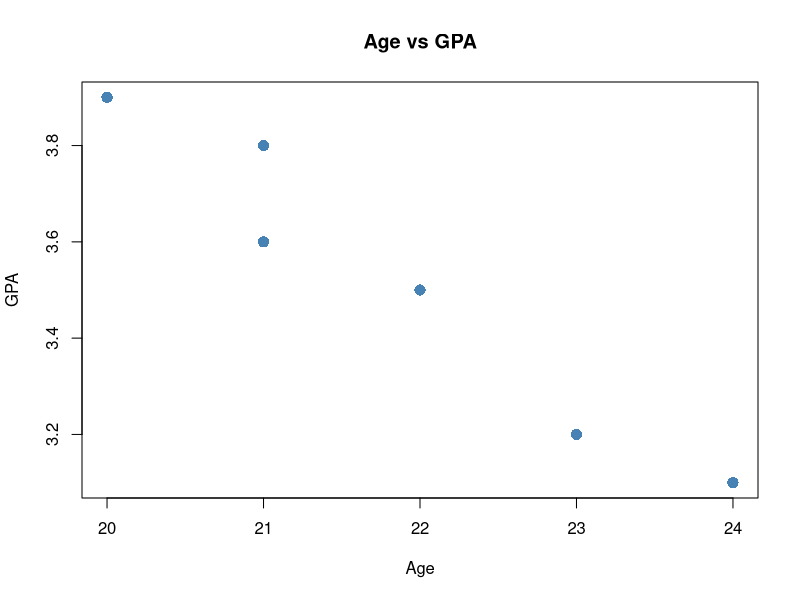
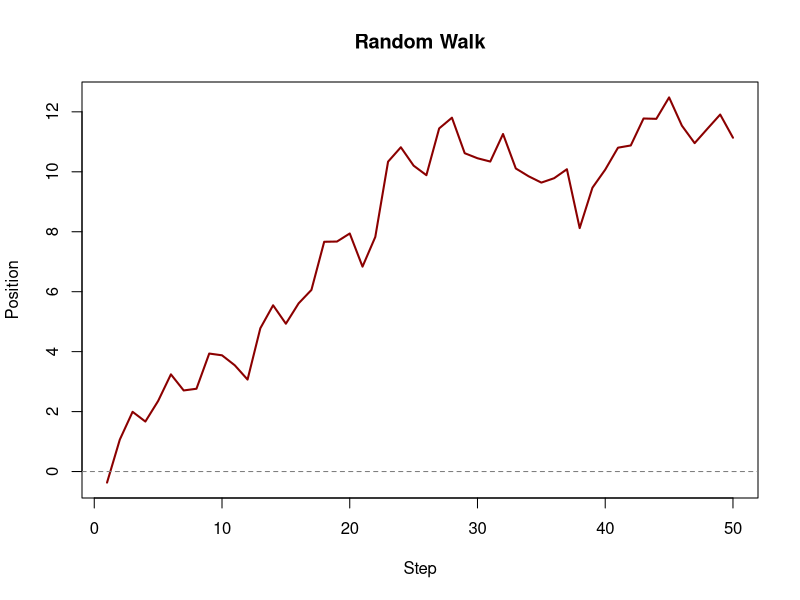
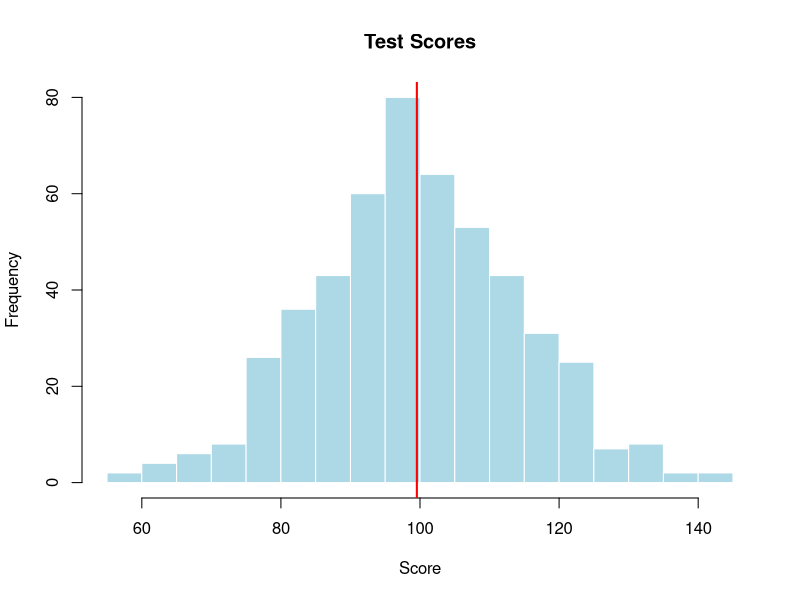
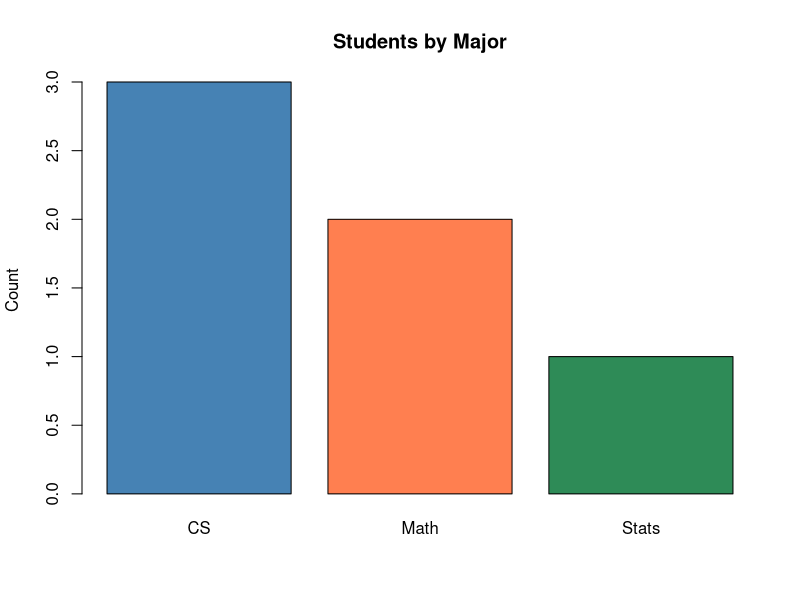
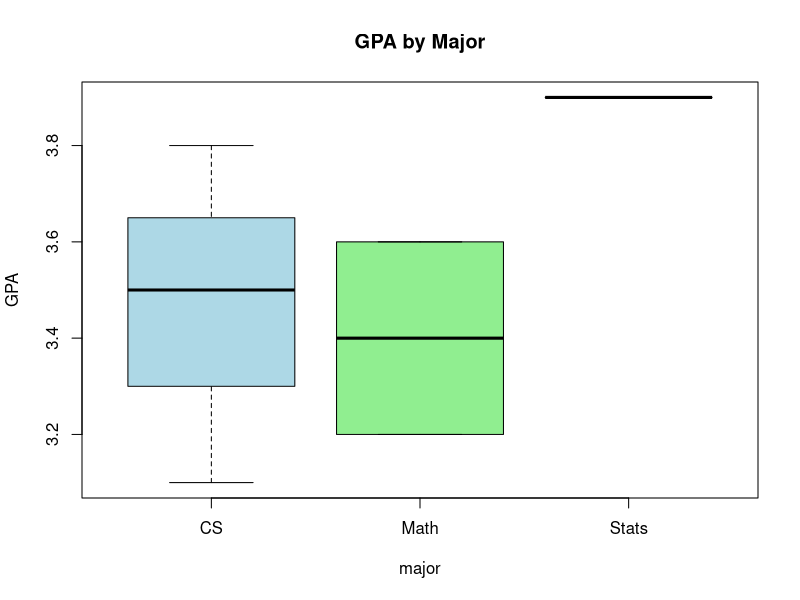
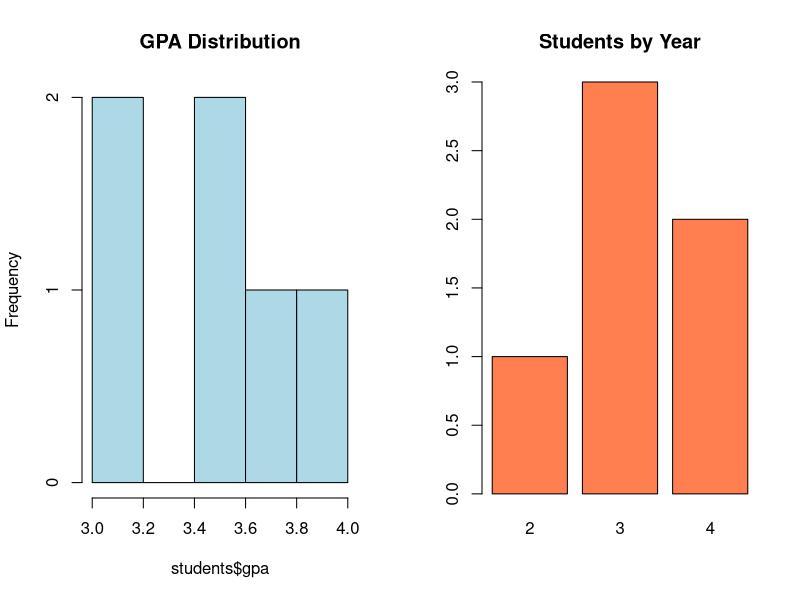
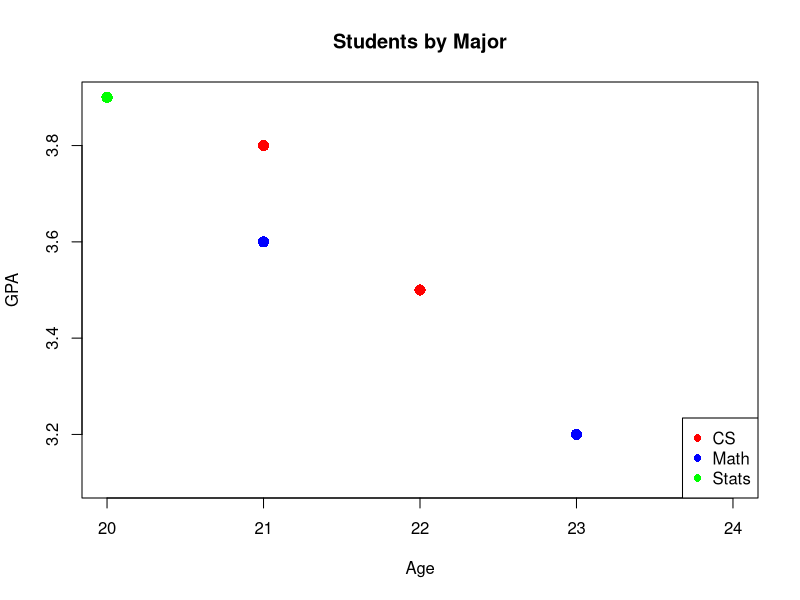

These figures' R source, in order:
## ---- chunk 1
students <- data.frame(
  name = c("Alice", "Bob", "Carlos", "Diana", "Elena", "Frank"),
  age = c(21, 23, 22, 20, 24, 21),
  major = c("CS", "Math", "CS", "Stats", "CS", "Math"),
  gpa = c(3.8, 3.2, 3.5, 3.9, 3.1, 3.6),
  year = c(3, 4, 3, 2, 4, 3)
)
## ---- chunk 2
lapply(1:4, \(x) x^2)
## ---- chunk 3
lapply(students[, c("age", "gpa", "year")], mean)
## ---- chunk 4
sapply(students[, c("age", "gpa", "year")], mean)
## ---- chunk 5
vapply(students[, c("age", "gpa", "year")], mean, numeric(1))
## ---- chunk 6
tapply(students$gpa, students$major, mean)
tapply(students$age, students$year, range)
## ---- chunk 7
mapply(\(name, gpa) paste(name, "has GPA", gpa),
       students$name, students$gpa)
## ---- chunk 8
sapply(list(a = 1:3, b = 1:5), range)  # matrix (OK)
sapply(list(a = 1:3, b = 1:5), \(x) x[x > 2])  # list (surprise!)
## ---- chunk 9
paste("Hello", "World")
paste("Hello", "World", sep = "-")
paste0("item_", 1:5)

fruits <- c("apple", "banana", "cherry")
paste(fruits, collapse = ", ")
## ---- chunk 10
sprintf("Name: %s, GPA: %.2f", "Alice", 3.812)
sprintf("Student %d of %d", 1:3, 6)
## ---- chunk 11
emails <- c("alice@uni.edu", "bob@gmail.com", "carlos@uni.edu", "diana@yahoo.com")

grep("uni", emails)               # positions
grep("uni", emails, value = TRUE)  # values
grepl("uni", emails)               # TRUE/FALSE
## ---- chunk 12
x <- "The quick brown fox"
sub("quick", "slow", x)   # first match
gsub("o", "0", x)          # all matches

# Clean data
prices <- c("$10.99", "$25.50", "$7.00")
as.numeric(gsub("$", "", prices, fixed = TRUE))
## ---- chunk 13
strsplit("2024-01-15", "-")[[1]]
strsplit(c("a,b,c", "d,e"), ",")
## ---- chunk 14
full_names <- c("Alice Smith", "Bob Jones", "Carlos Garcia", "Diana Chen")
## ---- chunk 15
messy <- c("  New York  ", "los angeles", "CHICAGO", "  san Francisco")
## ---- chunk 16
logs <- c("2024-01-15 ERROR: file not found",
          "2024-01-15 INFO: process started",
          "2024-01-16 ERROR: connection timeout",
          "2024-01-16 INFO: process complete",
          "2024-01-17 WARNING: low memory")
## ---- chunk 17
gsub(".", "!", "Hello.")  # replaces everything (not just the dot)!
gsub(".", "!", "Hello.", fixed = TRUE)  # correct: use fixed = TRUE for literal text
## ---- chunk 18
#| fig-width: 7
#| fig-height: 5
plot(students$age, students$gpa,
     main = "Age vs GPA",
     xlab = "Age", ylab = "GPA",
     pch = 16, col = "steelblue", cex = 1.5)
## ---- chunk 19
#| fig-width: 7
#| fig-height: 5
x <- 1:50
y <- cumsum(rnorm(50))
plot(x, y, type = "l", col = "darkred", lwd = 2,
     main = "Random Walk", xlab = "Step", ylab = "Position")
abline(h = 0, lty = 2, col = "gray50")
## ---- chunk 20
#| fig-width: 7
#| fig-height: 5
set.seed(42)
data <- rnorm(500, mean = 100, sd = 15)
hist(data, breaks = 25, col = "lightblue", border = "white",
     main = "Test Scores", xlab = "Score")
abline(v = mean(data), col = "red", lwd = 2)
## ---- chunk 21
#| fig-width: 7
#| fig-height: 5
counts <- table(students$major)
barplot(counts, col = c("steelblue", "coral", "seagreen"),
        main = "Students by Major", ylab = "Count")
## ---- chunk 22
#| fig-width: 7
#| fig-height: 5
boxplot(gpa ~ major, data = students,
        col = c("lightblue", "lightgreen", "lightyellow"),
        main = "GPA by Major", ylab = "GPA")
## ---- chunk 23
#| fig-width: 10
#| fig-height: 5
par(mfrow = c(1, 2))
hist(students$gpa, col = "lightblue", main = "GPA Distribution")
barplot(table(students$year), col = "coral", main = "Students by Year")
par(mfrow = c(1, 1))
## ---- chunk 24
#| fig-width: 7
#| fig-height: 5
plot(students$age, students$gpa, type = "n",
     main = "Students by Major", xlab = "Age", ylab = "GPA")

colors <- c(CS = "red", Math = "blue", Stats = "green")
for (m in unique(students$major)) {
  sub <- students[students$major == m, ]
  points(sub$age, sub$gpa, col = colors[m], pch = 16, cex = 1.5)
}
legend("bottomright", legend = names(colors), col = colors, pch = 16)
